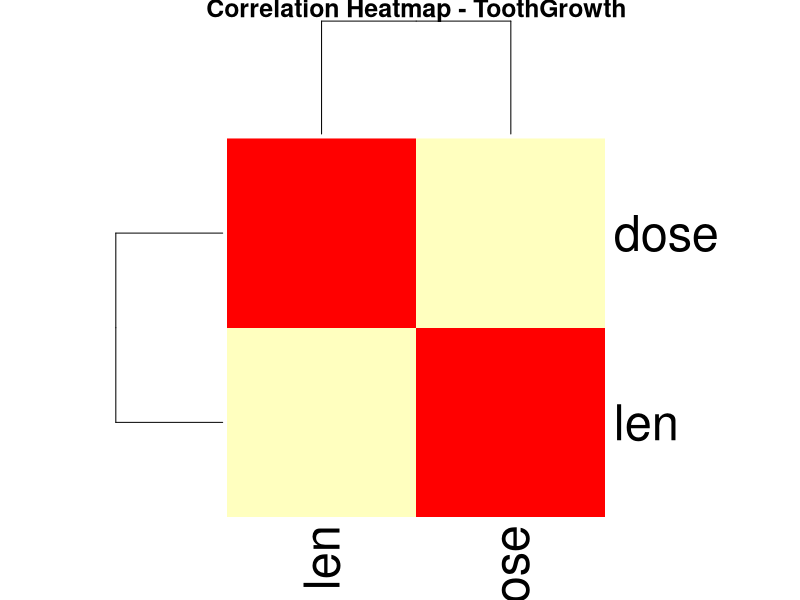

Write R code to recreate this figure.
# ============================================================
# LAB 9: Correlation Analysis & Normalization
# ============================================================


# ------------------------------------------------------------
# ACTIVITY 1: ToothGrowth Dataset (Correlation + Heatmap)
# ------------------------------------------------------------

# Load built-in dataset
data(ToothGrowth)

# Preview dataset
head(ToothGrowth)


# ------------------------------------------------------------
# Select only numeric columns (correlation works on numeric data)
# ------------------------------------------------------------
tg <- ToothGrowth[, c("len", "dose")]


# ------------------------------------------------------------
# Compute correlation matrix
# ------------------------------------------------------------
correlation_result <- cor(tg)

# Display correlation result
print(correlation_result)


# ------------------------------------------------------------
# Plot correlation heatmap (base R)
# ------------------------------------------------------------
heatmap(correlation_result,
        col = heat.colors(10),
        main = "Correlation Heatmap - ToothGrowth")



# ============================================================
# ACTIVITY 2: mtcars Dataset (Normalization)
# ============================================================

# Load dataset
data(mtcars)

# Preview dataset
head(mtcars)


# ------------------------------------------------------------
# Select numeric variable (mpg)
# ------------------------------------------------------------
x <- mtcars$mpg


# ------------------------------------------------------------
# METHOD 1: Log Transformation
# Reduces skewness and compresses large values
# ------------------------------------------------------------
log_data <- log(x)

# Display summary
summary(log_data)



# ------------------------------------------------------------
# METHOD 2: Standard Scaling (Z-score normalization)
# Converts data to mean = 0 and standard deviation = 1
# ------------------------------------------------------------
scale_data <- scale(x)

# Display summary
summary(scale_data)



# ------------------------------------------------------------
# METHOD 3: Min-Max Scaling
# Converts data into range [0,1]
# ------------------------------------------------------------
minmax_data <- (x - min(x)) / (max(x) - min(x))

# Display summary
summary(minmax_data)



# ------------------------------------------------------------
# Compare all results (raw vs normalized)
# ------------------------------------------------------------
summary(x)             # Original data
summary(log_data)      # Log transformation
summary(scale_data)    # Standard scaling
summary(minmax_data)   # Min-max scaling
